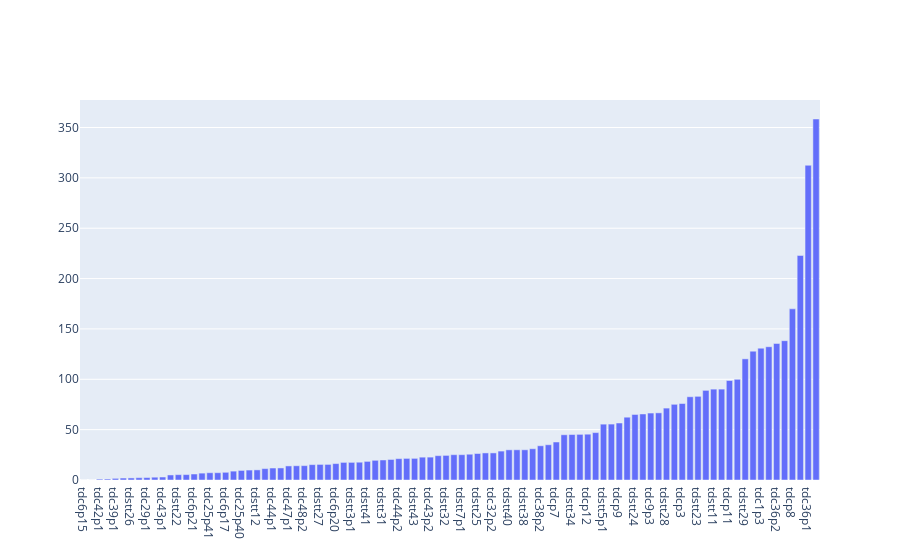

This figure's notebook cell:
### Code cell
fig = go.Figure() 

fig.add_trace(go.Bar(x = means.index, y=means['mean']))

fig.show()

### Figure 1 — Plotly figure (JSON) as saved in the notebook; plotly's stock layout.template omitted (floating-point values rounded to 4 significant figures)
{"data": [{"type": "bar", "x": ["tdc6p15", "tdc6p19", "tdc42p1", "tdc32p5", "tdc39p1", "tdc33p1", "tdstt26", "tdc33p2", "tdc29p1", "tdc32p1", "tdc43p1", "tdc32p6", "tdstt22", "tdstt19", "tdc6p21", "tdc27p1", "tdc25p41", "tdstt33", "tdc6p17", "tdc41p2", "tdc25p40", "tdstt4p1", "tdstt12", "tdc25p37", "tdc44p1", "tdstt17", "tdc47p1", "tdc25p42", "tdc48p2", "tdstt44", "tdstt27", "tdc48p1", "tdc6p20", "tdc25p43", "tdstt3p1", "tdstt15", "tdstt41", "tdc17p3", "tdstt31", "tdc41p1", "tdc44p2", "tdc38p1", "tdstt43", "tdc6p6", "tdc43p2", "tdcp10", "tdstt32", "tdc32p4", "tdstt7p1", "tdstt46", "tdstt25", "tdc44p3", "tdc32p2", "tdstt39", "tdstt40", "tdstt42", "tdstt38", "tdc1p4", "tdc38p2", "tdc32p3", "tdcp7", "tdc17p1", "tdstt34", "tdstt35", "tdcp12", "tdstt37", "tdstt5p1", "tdc25p38", "tdcp9", "tdstt30", "tdstt24", "tdc1p2", "tdc9p3", "tdstt2p2", "tdstt28", "tdstt36", "tdcp3", "tdc1p1", "tdstt23", "tdcp5", "tdstt11", "tdc1p5", "tdcp11", "tdstt21", "tdstt29", "tdcp6", "tdc1p3", "tdc17p2", "tdc36p2", "tdstt10", "tdcp8", "tdc2p1", "tdc36p1", "tdcp2"], "y": [0, 0, 0.8799, 1, 1.616, 1.945, 2.048, 2.294, 2.43, 2.779, 2.956, 5, 5.301, 5.36, 5.957, 6.818, 7.221, 7.245, 7.65, 8.807, 9.498, 9.878, 10.05, 11.31, 11.88, 11.97, 13.97, 14.14, 14.27, 15.27, 15.47, 15.48, 16.3, 17.48, 17.49, 17.66, 18.48, 19.55, 19.89, 20.38, 21.21, 21.45, 21.48, 22.68, 22.71, 24.17, 24.43, 25.13, 25.14, 25.6, 26.31, 26.88, 26.89, 28.71, 29.96, 30.0, 30, 31.04, 33.98, 35, 37.73, 44.9, 45.16, 45.31, 45.48, 47.06, 55.46, 55.52, 56.59, 62.35, 65.06, 65.55, 66.49, 66.67, 71.39, 75.16, 75.94, 82.66, 83.07, 88.99, 90.22, 90.24, 98.78, 100, 120.3, 127.9, 130.9, 132.3, 135.6, 138.3, 170.0, 222.9, 312.5, 358.4]}], "layout": {}}
